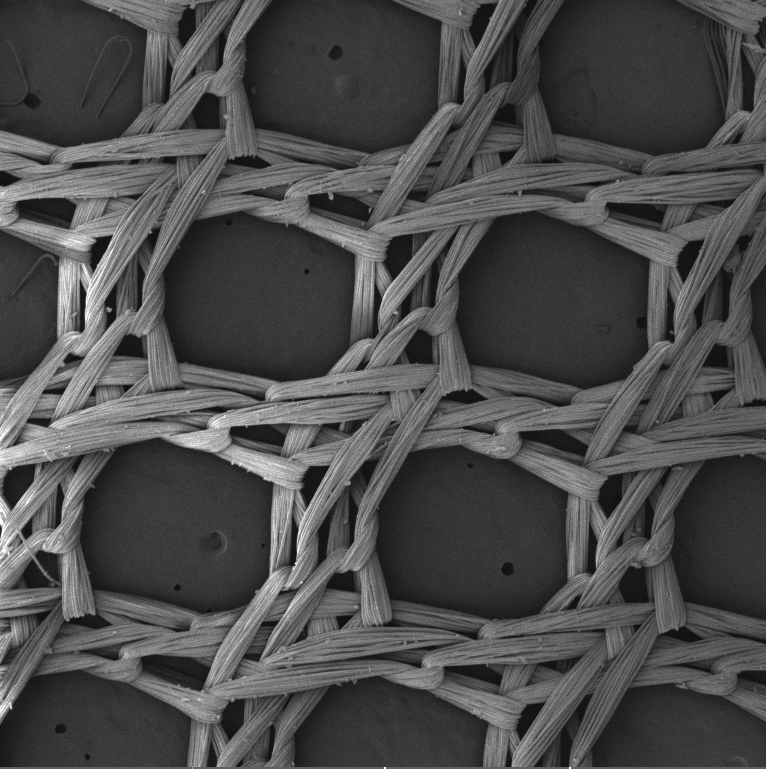
#> input picture data/raw.png, 766 x 769 px
$ python main.py
#> lines starting #> are read from the running program, lines starting #| are printed output that depends on the picture; after the words box and inside, x2 and y2 are one past the last pixel; in counts of white or black regions, pixels touching at a corner belong together
from PIL import Image
import cv2 as cv
import numpy as np
import matplotlib.pyplot as plt

# Settings
INPUT = 'data/raw.png'
OUTPUT = 'output/filtered_image_threshold.png'
ALPHA = 1         # Contrast (>1 = more contrast)
BETA = 1          # Brightness (0 = no change)
BLOCK_SIZE = 451  # Examples: for raw -> 451, for raw2 -> 101
C = -1            # Examples: for raw -> -1, for raw2 -> 10

# Parameters: layer thicknesses
# E0 = 0.16 # Thickness of the fabric raw2.png
E1 = 0.96  # Thickness of the rubber layer (top)
E2 = 0.143 # Thickness of the fabric raw.png
E3 = 0.96  # Thickness of the rubber layer (bottom)
# E4 = 0.16 # Thickness of the fabric raw2.png

# Threshold to identify the fiber
THRESHOLD = 110 # Because the image is already in greyscale, we can use a simple threshold to identify the fiber, any number between 0 and 255 is valid.

# Reading the image
img = cv.imread(INPUT, cv.IMREAD_GRAYSCALE)
#> img is the input picture: shape (769, 766); min 15, max 255, mean 76.1
assert img is not None, "Error while loading the image"

# Contrast adjustment
img_contrast = cv.convertScaleAbs(img, alpha=ALPHA, beta=BETA)

# Optional median filter (helps with noise)
img_filtered = cv.medianBlur(img_contrast, 5)

# Adaptive threshold
th = cv.adaptiveThreshold(img, 255, cv.ADAPTIVE_THRESH_GAUSSIAN_C,
                          cv.THRESH_BINARY, BLOCK_SIZE, C)
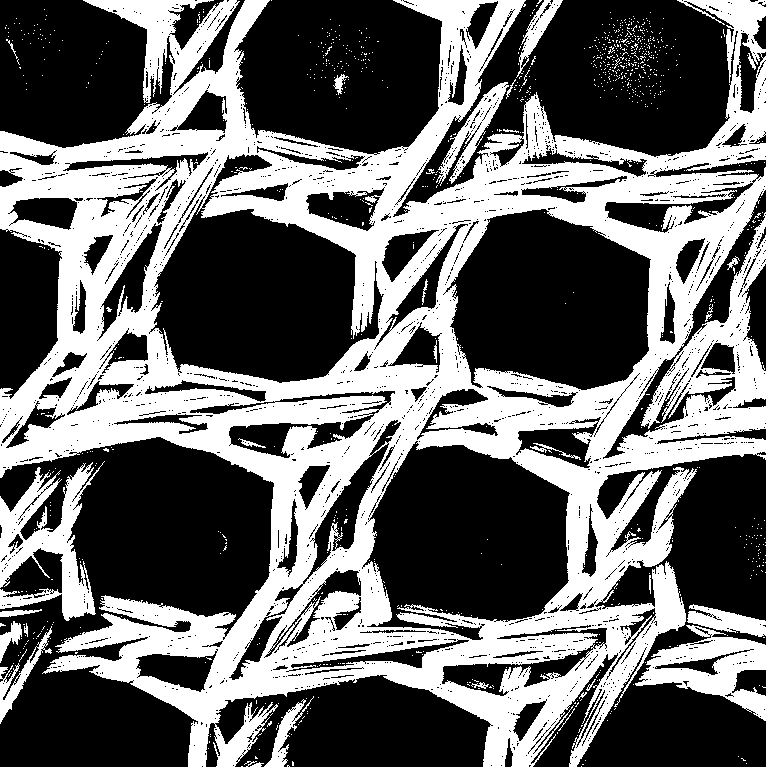
#> th: shape (769, 766); 41% white; 979 white regions (951 under 20 px), largest, box (x1, y1, x2, y2) and area: (0, 0, 766, 769) 220990, (0, 461, 105, 621) 6736, (635, 625, 766, 721) 5235

# Save the filtered image
cv.imwrite(OUTPUT, th)

# Displaying results
print(f"Image saved as {OUTPUT}")

# Plot: original, contrast, threshold
titles = ['Original Image', 'After Contrast Adjustment', 'Adaptive Threshold']
images = [img, img_contrast, th]

plt.figure(figsize=(12, 4))
for i in range(3):
    plt.subplot(1, 3, i+1)
    plt.imshow(images[i], cmap='gray')
    plt.title(titles[i])
    plt.axis('off')
plt.tight_layout()
plt.show()
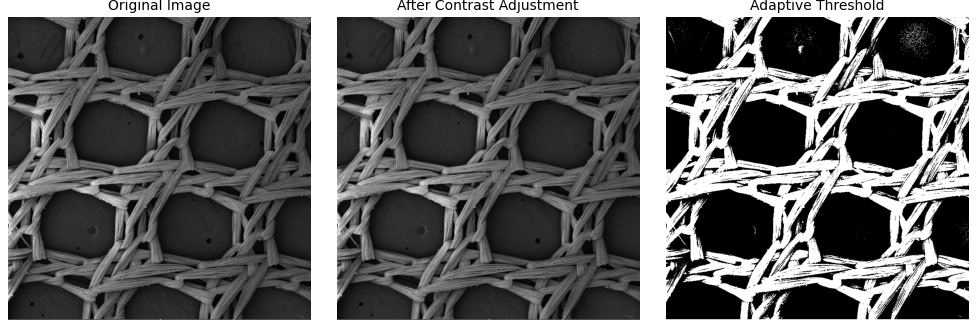
#> figure drawn by matplotlib, 3 panels

# Opening and converting the image
source = Image.open(OUTPUT).convert("L")
source = np.array(source)

# Defining the function to calculate density
def getDensity(source, threshold):
    """
    Calculates the density (volume fraction) of the fiber based on the threshold.
    """
#> called with threshold = 110
    sourceBinary = np.where(source > threshold, 1, 0)  # White pixels are fiber
    fiberCount = np.sum(sourceBinary)
#> fiberCount = 241365
    totalPixels = sourceBinary.shape[0] * sourceBinary.shape[1]
#> totalPixels = 589054
    return fiberCount / totalPixels  # Returns the density

Vf_fiber = getDensity(source, THRESHOLD)
#> Vf_fiber = 0.41

# Example: calculating the global volume fraction for 3 layers
Vf_global = (Vf_fiber * E2) / (E1 + E2 + E3)  # The lateral dimensions (width and length) are equal in all layers,
#> Vf_global = 0.0284
# so they cancel out in the calculation of the global volume fraction.

# Displaying results
print(f"Volume fraction of the fibrous layer: {Vf_fiber * 100:.2f}%")
#| Volume fraction of the fibrous layer: 40.98%
print(f"Global volume fraction: {Vf_global * 100:.2f}%")
#| Global volume fraction: 2.84%

$ run again, with data/raw2.png copied over data/raw.png
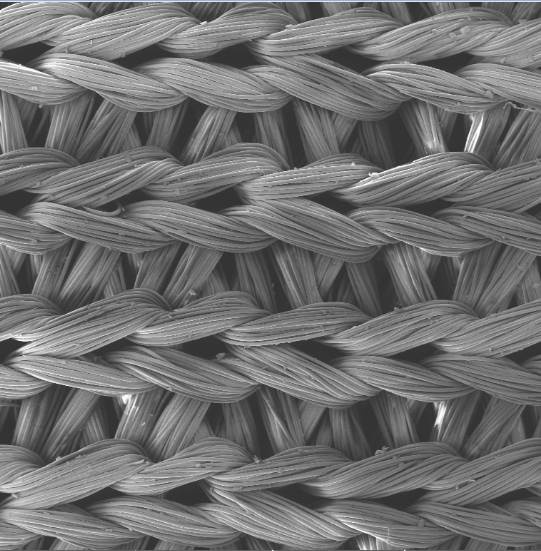
#> input picture data/raw2.png, 541 x 551 px
#> `th = cv.adaptiveThreshold(img, 255, cv.ADAPTIVE_THRESH_GAUSSIAN_C, cv...`:
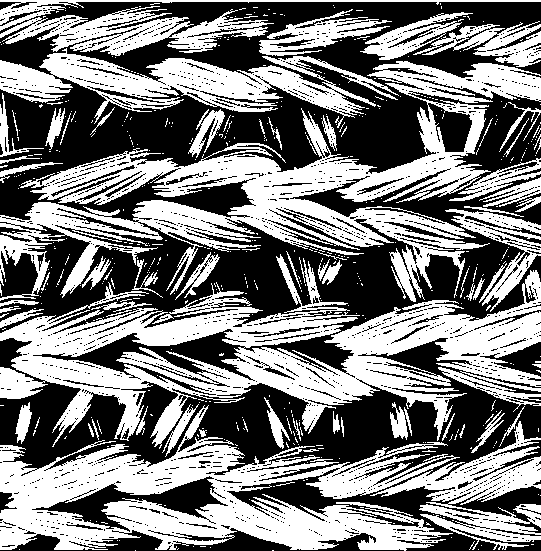
#> th: shape (551, 541); 48.8% white; 513 white regions (444 under 20 px), largest, box (x1, y1, x2, y2) and area: (0, 254, 541, 449) 36843, (0, 61, 541, 302) 34817, (0, 405, 460, 551) 27851
#> `plt.show()`:
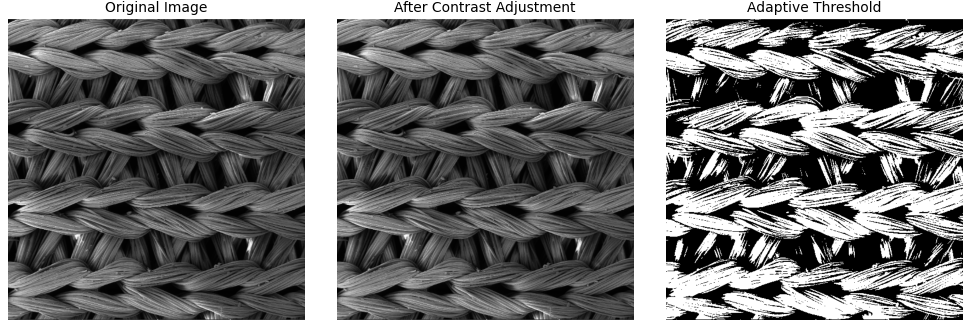
#> figure drawn by matplotlib, 3 panels
#> fiberCount = 145458
#> Vf_fiber = 0.488
#> Vf_global = 0.0338
#| Volume fraction of the fibrous layer: 48.80%
#| Global volume fraction: 3.38%
